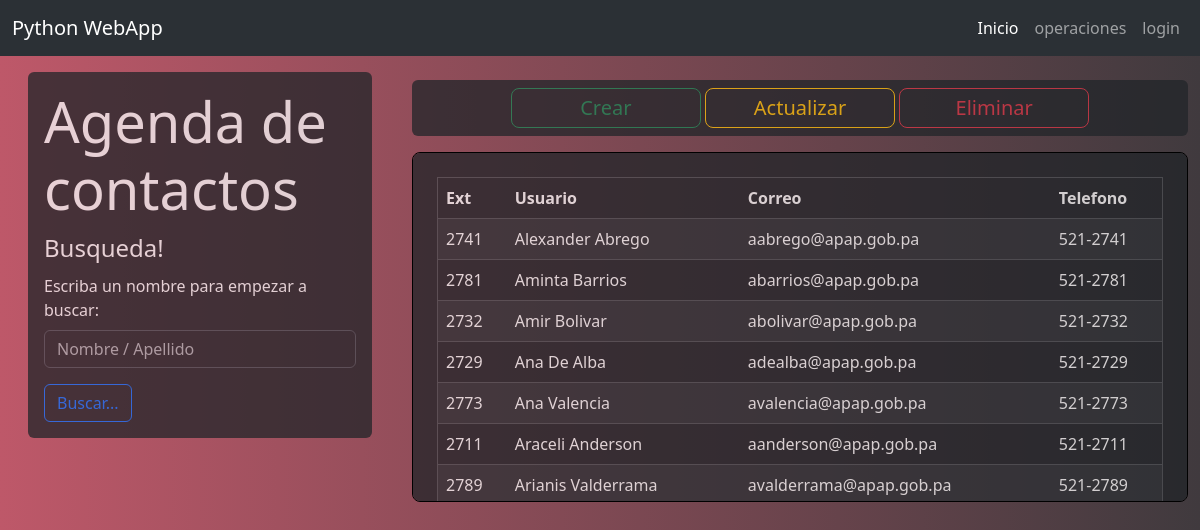
The page / on the database its author committed.
### tables this page shows
CREATE TABLE contacts(
            ext integer primary key, 
            user text not null,
            mail text not null,
            phone text);

### app.py (the view)
@app.route('/')
def index():
    query = request.args.get('query','')
    if query:
        frontquery=db.search_data(query)
    else:
        frontquery=db.query()
    return render_template('index.html', frontquery=frontquery)

### db.py (called while the page is built)
def get_conn():
    return sqlite3.connect(db)

def query():
    with get_conn() as con:
        cur = con.cursor()
        cur.execute("Select * from contacts order by user asc")
        total = cur.fetchall()
    return total

### templates/index.html
{%extends "layout.html"%}
{%block content%}
  <div class="row">
    <div class="col-md-4">
<div class="bg-dark text-light py-3 px-3 box rounded-2 m-3 opacity-75" data-bs-theme="dark">
    <h1 class="display-4">Agenda de contactos</h1>
    <form class="d-flex" role="search" method="GET" action="/">
        <fieldset>
          <legend>Busqueda!</legend>
          <div class="mb-3">
            <label for="TextInput" class="form-label">Escriba un nombre para empezar a buscar:</label>
            <input type="search" name="query" id="TextInput" class="form-control me-2" placeholder="Nombre / Apellido">
          </div>
          <button type="submit" class="btn btn-outline-primary">Buscar...</button>
        </fieldset>
      </form>
  </div>
</div>
<div class="col-md-8">
  <div class="bg-dark py-2 px-2 btn-group-lg mt-4 box rounded-2 opacity-75" data-bs-theme="dark" role="group" style="text-align:center" aria-label="Basic mixed styles example">
    <a type="button" class="btn btn-outline-success py-1 px-1 col-3" href="{{url_for('insert')}}">Crear</a>
    <a type="button" class="btn btn-outline-warning py-1 px-1 col-3" href="{{url_for('update')}}">Actualizar</a>
    <a type="button" class="btn btn-outline-danger py-1 px-1 col-3" href="{{url_for('delete')}}">Eliminar</a>
  </div>
<div class="scrollable-table">
  <div class="bg-dark py-4 px-4 text-bg-dark rounded-2 opacity-75">
      <table border="1" class="table table-striped table-dark table-hover">
          <thead>
              <tr>
                  <th>Ext</th>
                  <th>Usuario</th>
                  <th>Correo</th>
                  <th>Telefono</th>
              </tr>
          </thead>
          <tbody style="text-align:left">
              {% for row in frontquery %}
                  <tr>
                      <td scope="row">{{ row[0] }}</td>
                      <td scope="row">{{ row[1] }}</td>
                      <td scope="row">{{ row[2] }}</td>
                      <td scope="row">{{ row[3] }}</td>
                  </tr>
              {% endfor %}
          </tbody>
      </table>
      <br>
      <br>
   </div>
  </div>
 </div>
</div>
{%endblock%}

### templates/layout.html (shortened to what this page needs)
<!DOCTYPE html>
<html lang="en">
<head>
    <link rel="stylesheet" href="{{ url_for('static',filename='bootstrap.min.css')}}">
    <link rel="stylesheet" href="{{ url_for('static',filename='main.css')}}">
</head>
<body>
  <nav class="navbar navbar-expand-lg bg-body-tertiary opacity-100" data-bs-theme="dark">
    <div class="container-fluid">
      <a class="navbar-brand" href="/">Python WebApp</a>
      <div class="collapse navbar-collapse" id="navbarNavDropdown">
        <ul class="navbar-nav ms-auto mb-2 mb-lg-0">
          <li class="nav-item">
            <a class="nav-link active" aria-current="page" href="/">Inicio</a>
          </li>
          <li class="nav-item">
            <a class="nav-link" href="{{url_for('test1')}}">operaciones</a>
          </li>
          <li class="nav-item">
            <a class="nav-link" href="{{url_for('login')}}">login</a>
          </li>
            </ul>
      </div>
    </div>
  </nav>
    <div class="container-fluid">
      {%block content%}
      {%endblock%}
    </div>
</body>
</html>

### static/main.css (style rules this page uses)
body { background: #403A3E; background: -webkit-linear-gradient(to right, #BE5869, #403A3E); background: linear-gradient(to right, #BE5869, #403A3E); }
.scrollable-table { height: 350px; overflow-y: auto; margin-top: 16px; border-radius: 0.5rem; border: 1px solid #000000; scrollbar-width: thin; scrollbar-color: transparent transparent; }

### rows shown on the page
contacts: ext "2741", user "Alexander Abrego", mail "aabrego@apap.gob.pa", phone "521-2741"
contacts: ext "2781", user "Aminta Barrios", mail "abarrios@apap.gob.pa", phone "521-2781"
contacts: ext "2732", user "Amir Bolivar", mail "abolivar@apap.gob.pa", phone "521-2732"
contacts: ext "2729", user "Ana De Alba", mail "adealba@apap.gob.pa", phone "521-2729"
contacts: ext "2773", user "Ana Valencia", mail "avalencia@apap.gob.pa", phone "521-2773"
contacts: ext "2711", user "Araceli Anderson", mail "aanderson@apap.gob.pa", phone "521-2711"
contacts: ext "2789", user "Arianis Valderrama", mail "avalderrama@apap.gob.pa", phone "521-2789"
